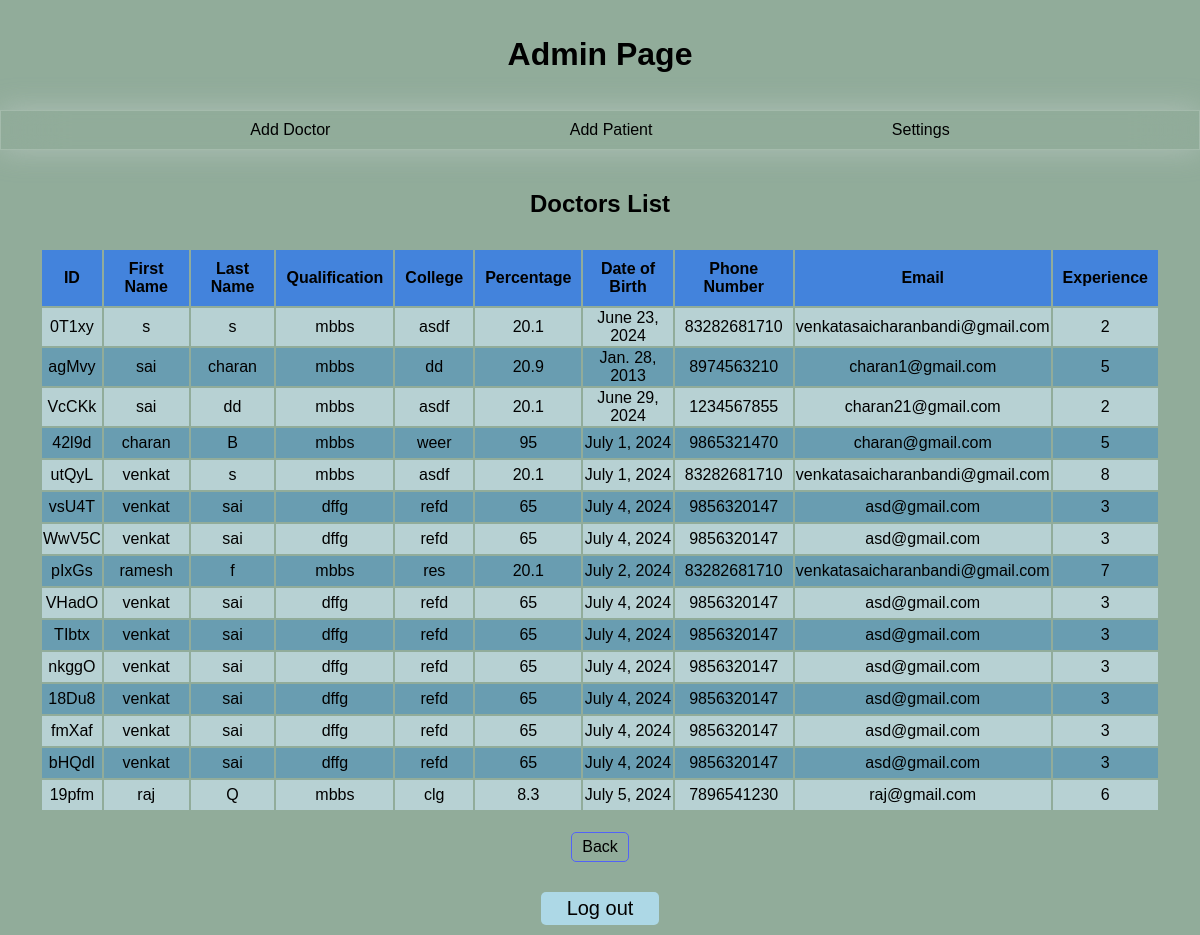
Screenshot of /show_doc/ with the database file from the repository.
### hospital_app/models.py (models this page shows, shortened)
class Add_doctor(models.Model):
    first_name = models.CharField(max_length=100, null=False)
    last_name = models.CharField(max_length=50, null=False)
    qualification = models.CharField(max_length=100, null=False)
    college = models.CharField(max_length=100, null=False)
    percentage = models.CharField(max_length=100, null=False)
    date_of_birth = models.DateField(null=False)
    mobile_number = models.CharField(max_length=10, null=False)
    email = models.EmailField(max_length=100, null=False)
    experience = models.CharField(max_length=10, null=False)
    doctor_id = models.CharField(max_length=100, null=False, unique=True)
    password = models.CharField(max_length=100, null=False, default='123')

### hospital_app/views.py (the view)
# urls.py: path('show_doc/', views.show_doc, name='show_doc'),
def show_doc(request):
    doc = Add_doctor.objects.all()
    return render(request, 'hospital_app/show_doc.html', {'doc':doc})

### hospital_app/templates/hospital_app/show_doc.html (shortened to what this page needs)
{% extends 'hospital_app/admin_page.html' %}
{% load static %}
{% block extra_css %}
    <link rel="stylesheet" href="{% static 'hospital_app/css/show_apt.css' %}">
{% endblock %}
{% block content %}
    <h1>Doctors List</h1>
    <div class="table">
        <table>
            <thead>
                <tr>
                    <th>ID</th>
                    <th>First Name</th>
                    <th>Last Name</th>
                    <th>Qualification</th>
                    <th>College</th>
                    <th>Percentage</th>
                    <th>Date of Birth</th>
                    <th>Phone Number</th>
                    <th>Email</th>
                    <th>Experience</th>
                </tr>
            </thead>
            <tbody>
                {% for doctor in doc %}
                <tr>
                    <td>{{ doctor.doctor_id }}</td>
                    <td>{{ doctor.first_name }}</td>
                    <td>{{ doctor.last_name }}</td>
                    <td>{{ doctor.qualification }}</td>
                    <td>{{ doctor.college }}</td>
                    <td>{{ doctor.percentage }}</td>
                    <td>{{ doctor.date_of_birth }}</td>
                    <td>{{ doctor.mobile_number }}</td>
                    <td>{{ doctor.email }}</td>
                    <td>{{ doctor.experience }}</td>
                </tr>
                {% endfor %}
            </tbody>
        </table>
    </div>
    <a id="back" href="{% url 'admin_page' %}">Back</a>
{% endblock %}

### hospital_app/static/hospital_app/css/admin_page.css (style rules this page uses)
body { margin: 0; font-family: Arial, sans-serif; display: flex; flex-direction: column; min-height: 100vh; background-color: #91AC9A; }
a { color: #000000; text-decoration: none; }

### hospital_app/static/hospital_app/css/show_apt.css (style rules this page uses)
.table { padding: 10px 20px; display: grid; }
table th { padding: 10px; background-color: #4383dc; }
table tr { height: 30px; background-color: #B7D1D3; margin: 2px; padding: 10px; }
table tr:nth-child(even) { height: 30px; background-color: #699db1; margin: 2px; padding: 10px; }
table td { font-size: medium; font-weight: 500; text-align: center; }
#back { border: 1px solid rgb(82, 99, 247); border-radius: 5px; padding: 5px 10px; margin-top: 10px; margin-left: auto; margin-right: auto; display: block; width: fit-content; }

### rows the page displays
Add_doctor: doctor_id "0T1xy", first_name "s", last_name "s", qualification "mbbs", college "asdf", percentage "20.1", date_of_birth "June 23, 2024", mobile_number "83282681710", email "venkatasaicharanbandi@gmail.com", experience "2"
Add_doctor: doctor_id "agMvy", first_name "sai", last_name "charan", qualification "mbbs", college "dd", percentage "20.9", date_of_birth "Jan. 28, 2013", mobile_number "8974563210", email "charan1@gmail.com", experience "5"
Add_doctor: doctor_id "VcCKk", first_name "sai", last_name "dd", qualification "mbbs", college "asdf", percentage "20.1", date_of_birth "June 29, 2024", mobile_number "1234567855", email "charan21@gmail.com", experience "2"
Add_doctor: doctor_id "42l9d", first_name "charan", last_name "B", qualification "mbbs", college "weer", percentage "95", date_of_birth "July 1, 2024", mobile_number "9865321470", email "charan@gmail.com", experience "5"
Add_doctor: doctor_id "utQyL", first_name "venkat", last_name "s", qualification "mbbs", college "asdf", percentage "20.1", date_of_birth "July 1, 2024", mobile_number "83282681710", email "venkatasaicharanbandi@gmail.com", experience "8"
Add_doctor: doctor_id "vsU4T", first_name "venkat", last_name "sai", qualification "dffg", college "refd", percentage "65", date_of_birth "July 4, 2024", mobile_number "9856320147", email "asd@gmail.com", experience "3"
Add_doctor: doctor_id "WwV5C", first_name "venkat", last_name "sai", qualification "dffg", college "refd", percentage "65", date_of_birth "July 4, 2024", mobile_number "9856320147", email "asd@gmail.com", experience "3"
Add_doctor: doctor_id "pIxGs", first_name "ramesh", last_name "f", qualification "mbbs", college "res", percentage "20.1", date_of_birth "July 2, 2024", mobile_number "83282681710", email "venkatasaicharanbandi@gmail.com", experience "7"
Add_doctor: doctor_id "VHadO", first_name "venkat", last_name "sai", qualification "dffg", college "refd", percentage "65", date_of_birth "July 4, 2024", mobile_number "9856320147", email "asd@gmail.com", experience "3"
Add_doctor: doctor_id "TIbtx", first_name "venkat", last_name "sai", qualification "dffg", college "refd", percentage "65", date_of_birth "July 4, 2024", mobile_number "9856320147", email "asd@gmail.com", experience "3"
Add_doctor: doctor_id "nkggO", first_name "venkat", last_name "sai", qualification "dffg", college "refd", percentage "65", date_of_birth "July 4, 2024", mobile_number "9856320147", email "asd@gmail.com", experience "3"
Add_doctor: doctor_id "18Du8", first_name "venkat", last_name "sai", qualification "dffg", college "refd", percentage "65", date_of_birth "July 4, 2024", mobile_number "9856320147", email "asd@gmail.com", experience "3"
Add_doctor: doctor_id "fmXaf", first_name "venkat", last_name "sai", qualification "dffg", college "refd", percentage "65", date_of_birth "July 4, 2024", mobile_number "9856320147", email "asd@gmail.com", experience "3"
Add_doctor: doctor_id "bHQdI", first_name "venkat", last_name "sai", qualification "dffg", college "refd", percentage "65", date_of_birth "July 4, 2024", mobile_number "9856320147", email "asd@gmail.com", experience "3"
Add_doctor: doctor_id "19pfm", first_name "raj", last_name "Q", qualification "mbbs", college "clg", percentage "8.3", date_of_birth "July 5, 2024", mobile_number "7896541230", email "raj@gmail.com", experience "6"
